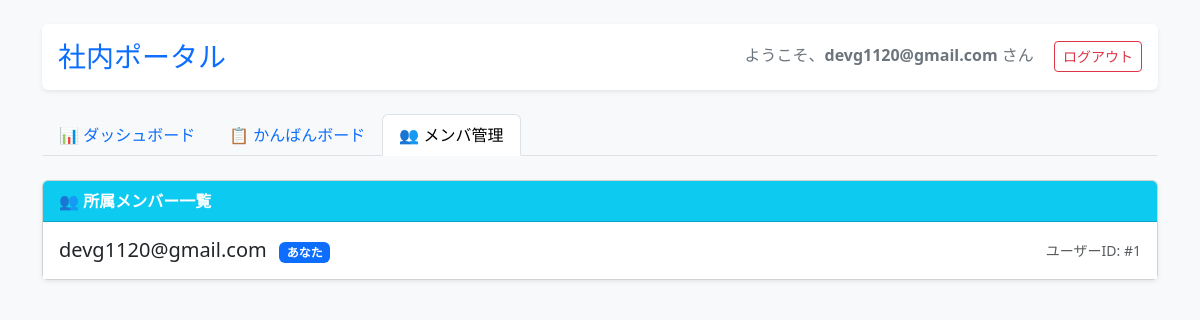
Screenshot of /members (signed in) with the database file from the repository.
### main.py (models this page shows)
class User(Base):
    __tablename__ = "user"
    id = Column(Integer, primary_key=True, index=True)
    username = Column(String(50), unique=True, nullable=False)
    password_hash = Column(String(128), nullable=False)
    posts = relationship('Post', back_populates='author')
    schedules = relationship('Schedule', back_populates='creator')

### main.py (the view)
@app.get("/members", response_class=HTMLResponse)
def members_page(request: Request, db: Session = Depends(get_db), current_user: User = Depends(login_required)):
    members = db.query(User).order_by(User.username.asc()).all()
    return templates.TemplateResponse(
        request=request,
        name="members.html",
        context={
          "current_user": current_user,
          "members": members
        }
    )

### templates/members.html (shortened to what this page needs)
<!DOCTYPE html>
<html lang="ja">
<head>
       <link rel="stylesheet" href="https://cdn.jsdelivr.net/npm/bootstrap@5.3.0/dist/css/bootstrap.min.css">
</head>
<body class="bg-light">
<div class="container my-4">
    <div class="d-flex justify-content-between align-items-center mb-4 bg-white p-3 rounded shadow-sm">
        <h1 class="h3 mb-0 text-primary">社内ポータル</h1>
        <div>
            <span class="me-3 text-secondary">ようこそ、<strong>{{ current_user.username }}</strong> さん</span>
            <a href="{{ url_for('logout') }}" class="btn btn-outline-danger btn-sm">ログアウト</a>
        </div>
    </div>
    <ul class="nav nav-tabs mb-4">
        <li class="nav-item">
            <a class="nav-link" href="{{ url_for('index') }}">📊 ダッシュボード</a>
        </li>
        <li class="nav-item">
            <a class="nav-link" href="{{ url_for('kanban') }}">📋 かんばんボード</a>
        </li>
        <li class="nav-item">
            <a class="nav-link active" href="{{ url_for('members_page') }}">👥 メンバ管理</a>
        </li>
    </ul>
    <div class="card shadow-sm">
        <div class="card-header bg-info text-white fw-bold">👥 所属メンバー一覧</div>
        <div class="card-body p-0">
            <ul class="list-group list-group-flush">
                {% for member in members %}
                    <li class="list-group-item d-flex justify-content-between align-items-center py-3">
                        <div>
                            <strong class="text-dark h5 mb-0">{{ member.username }}</strong>
                            {% if member.id == current_user.id %}
                                <span class="badge bg-primary ms-2">あなた</span>
                            {% endif %}
                        </div>
                        <span class="text-muted small">ユーザーID: #{{ member.id }}</span>
                    </li>
                {% else %}
                    <li class="list-group-item text-center text-muted py-3">メンバーが登録されていません。</li>
                {% endfor %}
            </ul>
        </div>
    </div>
</div>
</body>
</html>

### rows the page displays
User: username "devg1120@gmail.com", shows "あなた", id "1"
